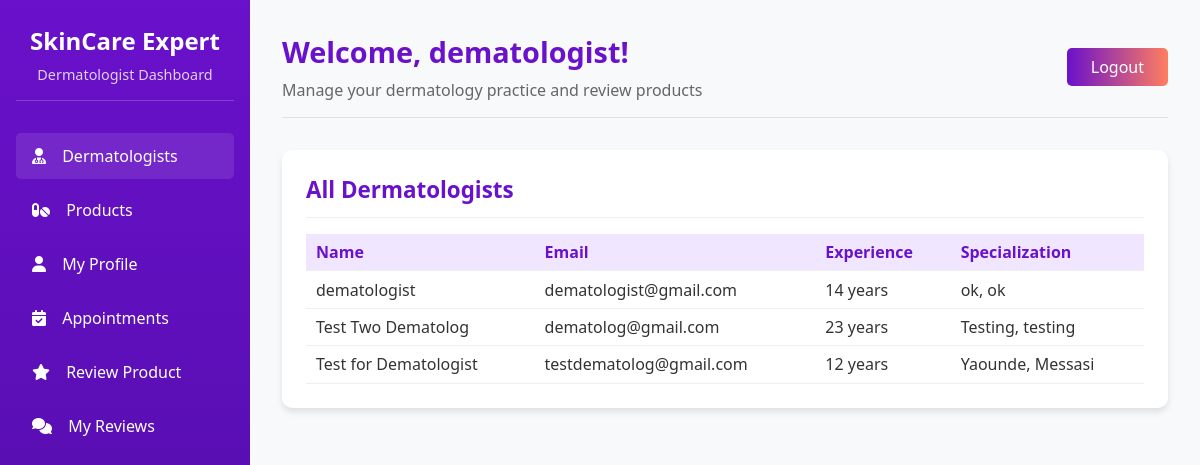
/Aunthentication/dashboards/dermatologist-dashboard.php (signed in), run on the app's committed database.
### tables this page shows
CREATE TABLE `dermatologist_profiles` (
  `id` int(11) NOT NULL,
  `dermatologist_id` int(11) NOT NULL,
  `name` varchar(100) NOT NULL,
  `years_experience` int(11) NOT NULL,
  `address` text NOT NULL,
  `experience1` text NOT NULL,
  `experience2` text NOT NULL,
  `availability` text NOT NULL,
  `quote` text NOT NULL,
  `updated_at` timestamp NOT NULL DEFAULT current_timestamp() ON UPDATE current_timestamp(),
  `profile_image` varchar(255) DEFAULT NULL
);

CREATE TABLE `users` (
  `id` int(11) NOT NULL,
  `name` varchar(100) NOT NULL,
  `email` varchar(100) NOT NULL,
  `password` varchar(255) NOT NULL,
  `role` enum('admin','client','dermatologist','cosmetic') NOT NULL,
  `created_at` timestamp NOT NULL DEFAULT current_timestamp()
);

### Aunthentication/Dashboards/dermatologist-dashboard.php (the view, shortened to what this page needs)
<?php
include "../config.php";
$dermatologists_sql = "SELECT u.id, u.name, u.email, p.years_experience, p.address, p.experience1, p.experience2, p.availability, p.quote, p.profile_image
                       FROM users u
                       LEFT JOIN dermatologist_profiles p ON u.id = p.dermatologist_id
                       WHERE u.role = 'dermatologist'";
$dermatologists_result = $conn->query($dermatologists_sql);
?>
<!DOCTYPE html>
<html lang="en">
<head>
    <link rel="stylesheet" href="https://cdnjs.cloudflare.com/ajax/libs/font-awesome/6.4.0/css/all.min.css">
</head>
<body>
    <div class="dashboard-container">
        <div class="sidebar">
            <div class="sidebar-header">
                <h2>SkinCare Expert</h2>
                <p>Dermatologist Dashboard</p>
            </div>
            <ul class="nav-links">
                <li><a href="#dermatologists" class="active" onclick="showTab('dermatologists')"><i class="fas fa-user-md"></i> Dermatologists</a></li>
                <li><a href="#products" onclick="showTab('products')"><i class="fas fa-pills"></i> Products</a></li>
                <li><a href="#profile" onclick="showTab('profile')"><i class="fas fa-user"></i> My Profile</a></li>
                <li><a href="#appointments" onclick="showTab('appointments')"><i class="fas fa-calendar-check"></i> Appointments</a></li>
                <li><a href="#review-product" onclick="showTab('review-product')"><i class="fas fa-star"></i> Review Product</a></li>
                <li><a href="#my-reviews" onclick="showTab('my-reviews')"><i class="fas fa-comments"></i> My Reviews</a></li>
            </ul>
        </div>
        <div class="main-content">
            <div class="header">
                <div class="welcome-message">
                    <h1>Welcome, <?php echo $_SESSION['name']; ?>!</h1>
                    <p>Manage your dermatology practice and review products</p>
                </div>
                <a href="../logout.php" class="logout-btn">Logout</a>
            </div>
            <div id="dermatologists" class="tab-content active">
                <div class="card">
                    <div class="card-header">
                        <h2>All Dermatologists</h2>
                    </div>
                    <div class="card-body">
                        <table class="data-table">
                            <thead>
                                <tr>
                                    <th>Name</th>
                                    <th>Email</th>
                                    <th>Experience</th>
                                    <th>Specialization</th>
                                </tr>
                            </thead>
                            <tbody>
                                <?php
                                $dermatologists_result->data_seek(0);
                                while ($dermatologist = $dermatologists_result->fetch_assoc()):
                                ?>
                                <tr>
                                    <td><?php echo $dermatologist['name']; ?></td>
                                    <td><?php echo $dermatologist['email']; ?></td>
                                    <td><?php echo $dermatologist['years_experience'] ? $dermatologist['years_experience'] . ' years' : 'Not specified'; ?></td>
                                    <td>
                                        <?php
                                        if ($dermatologist['experience1']) {
                                            echo $dermatologist['experience1'];
                                            if ($dermatologist['experience2']) {
                                                echo ', ' . $dermatologist['experience2'];
                                            }
                                        } else {
                                            echo 'Not specified';
                                        }
                                        ?>
                                    </td>
                                </tr>
                                <?php endwhile; ?>
                            </tbody>
                        </table>
                    </div>
                </div>
            </div>
    </div>
</div>

### Aunthentication/Dashboards/dermatologist-dashboard.php (style rules this page uses)
:root { --primary-purple: #6a11cb; --secondary-orange: #ff7e5f; --light-purple: #f0e6ff; --dark-purple: #4d0ca2; --light-orange: #ffefe6; }
* { margin: 0; padding: 0; box-sizing: border-box; font-family: 'Segoe UI', Tahoma, Geneva, Verdana, sans-serif; }
body { background-color: #f8f9fa; color: #333; }
.dashboard-container { display: flex; min-height: 100vh; }
.sidebar { width: 250px; background: linear-gradient(to bottom, var(--primary-purple), var(--dark-purple)); color: white; padding: 1.5rem 1rem; position: fixed; height: 100vh; overflow-y: auto; }
.sidebar-header { text-align: center; margin-bottom: 2rem; padding-bottom: 1rem; border-bottom: 1px solid rgba(255, 255, 255, 0.2); }
.sidebar-header h2 { font-size: 1.5rem; margin-bottom: 0.5rem; }
.sidebar-header p { color: rgba(255, 255, 255, 0.8); font-size: 0.9rem; }
.nav-links { list-style: none; }
.nav-links li { margin-bottom: 0.5rem; }
.nav-links a { display: block; color: white; text-decoration: none; padding: 0.75rem 1rem; border-radius: 5px; transition: all 0.3s ease; }
.nav-links a:hover, .nav-links a.active { background-color: rgba(255, 255, 255, 0.1); }
.nav-links a i { margin-right: 0.75rem; }
.main-content { flex: 1; margin-left: 250px; padding: 2rem; }
.header { display: flex; justify-content: space-between; align-items: center; margin-bottom: 2rem; padding-bottom: 1rem; border-bottom: 1px solid #e0e0e0; }
.welcome-message h1 { color: var(--primary-purple); font-size: 1.8rem; margin-bottom: 0.5rem; }
.welcome-message p { color: #666; }
.logout-btn { background: linear-gradient(to right, var(--primary-purple), var(--secondary-orange)); color: white; border: none; padding: 0.5rem 1.5rem; border-radius: 5px; cursor: pointer; font-weight: 500; text-decoration: none; display: inline-block; }
.tab-content { display: none; }
.tab-content.active { display: block; animation: fadeIn 0.5s; }
.card { background-color: white; border-radius: 10px; box-shadow: 0 4px 6px rgba(0, 0, 0, 0.1); padding: 1.5rem; margin-bottom: 1.5rem; }
.card-header { margin-bottom: 1rem; padding-bottom: 0.75rem; border-bottom: 1px solid #eee; display: flex; justify-content: space-between; align-items: center; }
.card-header h2 { color: var(--primary-purple); font-size: 1.4rem; }
.data-table { width: 100%; border-collapse: collapse; }
.data-table th, .data-table td { padding: 0.45rem 10px; text-align: left; border-bottom: 1px solid #eee; }
.data-table th { background-color: var(--light-purple); color: var(--primary-purple); font-weight: 600; }

### data on the page
dermatologist_profiles: dermatologist.name "dematologist", dermatologist.email "dematologist@gmail.com", years_experience "14", experience1 "ok", experience2 "ok"
dermatologist_profiles: dermatologist.name "Test Two Dematolog", dermatologist.email "dematolog@gmail.com", years_experience "23", experience1 "Testing", experience2 "testing"
dermatologist_profiles: dermatologist.name "Test for Dematologist", dermatologist.email "testdematolog@gmail.com", years_experience "12", experience1 "Yaounde", experience2 "Messasi"

### other printed values
$_SESSION['name'] "dematologist"
